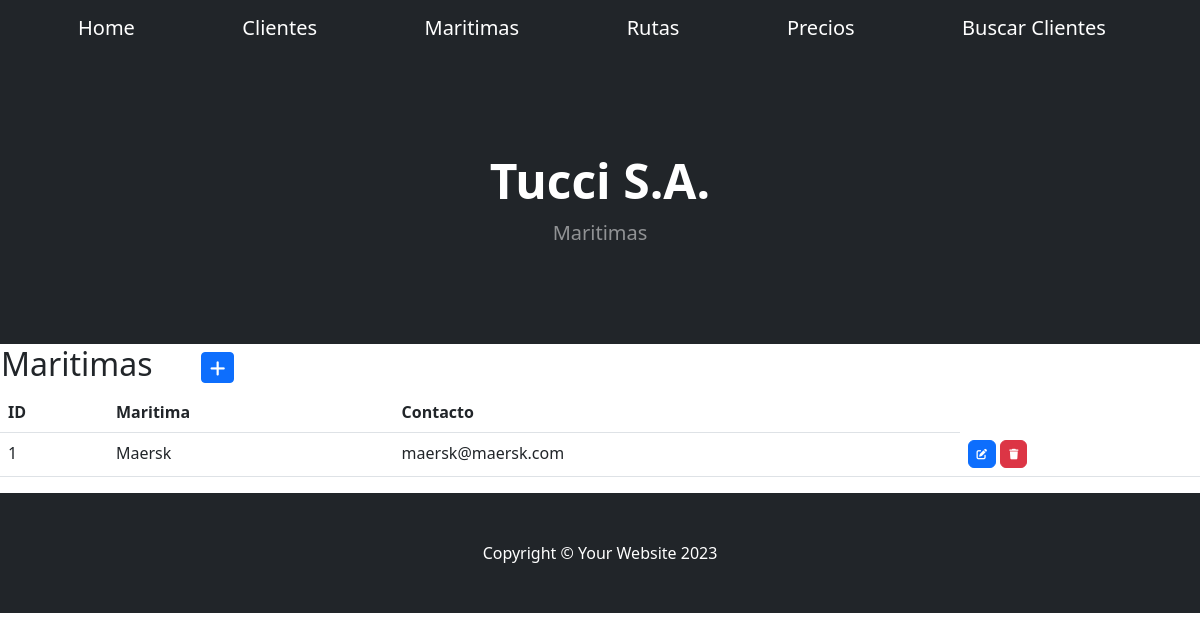
Before: /aplicacion/maritimas/ with the older database file.
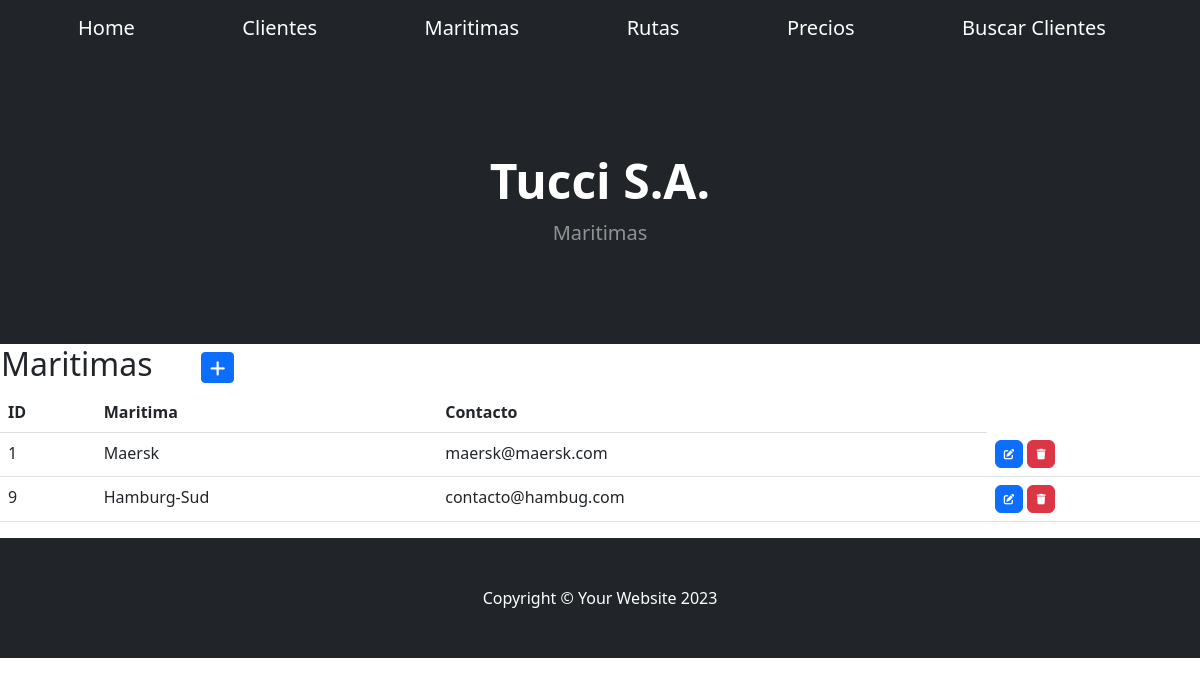
After: the same page with the newer database file.
### aplicacion/models.py (models this page shows, shortened)
class Maritimas(models.Model):
    maritima = models.CharField(max_length=50)
    contacto = models.EmailField()
    class Meta:
        verbose_name = "Maritima"
        verbose_name_plural = "Maritimas"

### aplicacion/views.py (the view)
# urls.py: path('maritimas/', MaritimasList.as_view(), name="maritimas"),
class MaritimasList(ListView):
    model = Maritimas

### aplicacion/templates/aplicacion/maritimas_list.html (shortened to what this page needs)
{% extends 'aplicacion/home.html' %}
{% block titulo %}
<h1 class="display-5 fw-bolder text-white mb-2">Tucci S.A.</h1>
<p class="lead text-white-50 mb-4">Maritimas</p>
{% endblock titulo %}
{% block contenido %}
<table>
    <tr>
        <td width="200"><h2>Maritimas</h2></td>
        <td>
            <a
            href="{% url 'maritima_create' %}"
            class="btn btn-primary btn-sm"
            >
            </a>
        </td>
    </tr>
</table>
    <table class="table table-stripped">
        <thead>
            <tr>
                <th>ID</th>
                <th>Maritima</th>
                <th>Contacto</th>
            </tr>
        </thead>
        <tbody>
    {% for m in maritimas_list %}
            <tr>
                <td>{{ m.id }}</td>
                <td>{{ m.maritima }}</td>
                <td>{{ m.contacto }}</td>
                <td>
                    <a
                      href="{% url 'maritima_update' m.id %}"
                      class="btn btn-primary"
                      style="--bs-btn-padding-y: .25rem; --bs-btn-padding-x: .5rem; --bs-btn-font-size: .75rem;"
                      >
                    </a>
                    <a
                      href="{% url 'maritima_delete' m.id %}"
                      class="btn btn-danger"
                      style="--bs-btn-padding-y: .25rem; --bs-btn-padding-x: .5rem; --bs-btn-font-size: .75rem;"
                      >
                    </a>
                  </td>
            </tr>
    {% endfor %}
        </tbody>
    </table>
{% endblock contenido %}

### aplicacion/templates/aplicacion/home.html (shortened to what this page needs)
<!DOCTYPE html>
<html lang="en">
<head>
    {% load static %}
    <link href="https://cdn.jsdelivr.net/npm/bootstrap-icons@1.4.1/font/bootstrap-icons.css" rel="stylesheet" />
    <link href="{% static 'css/styles.css' %}" rel="stylesheet" />
    <link rel="stylesheet" href="https://cdnjs.cloudflare.com/ajax/libs/font-awesome/6.4.0/css/all.min.css">
</head>
<body>
    <nav class="navbar navbar-expand-lg navbar-dark bg-dark">
        <div class="container px-5">
            <a class="navbar-brand" href="{% url 'home' %}">Home</a>
            <a class="navbar-brand" href="{% url 'clientes' %}">Clientes</a>
            <a class="navbar-brand" href="{% url 'maritimas' %}">Maritimas</a>
            <a class="navbar-brand" href="{% url 'rutas' %}">Rutas</a>
            <a class="navbar-brand" href="{% url 'precios' %}">Precios</a>
            <a class="navbar-brand" href="{% url 'buscar' %}">Buscar Clientes</a>
                </div>
    </nav>
    <header class="bg-dark py-5">
        <div class="container px-5">
            <div class="row gx-5 justify-content-center">
                <div class="col-lg-6">
                    <div class="text-center my-5">
                        {% block titulo %}{% endblock titulo %}
                    </div>
                </div>
            </div>
        </div>
    </header>
    {% block contenido %}{% endblock contenido %}
    <footer class="py-5 bg-dark">
        <div class="container px-5"><p class="m-0 text-center text-white">Copyright &copy; Your Website 2023</p></div>
    </footer>
</body>
</html>

Changed rows visible on the page:
added Maritimas: id "9", maritima "Hamburg-Sud", contacto "contacto@hambug.com"
